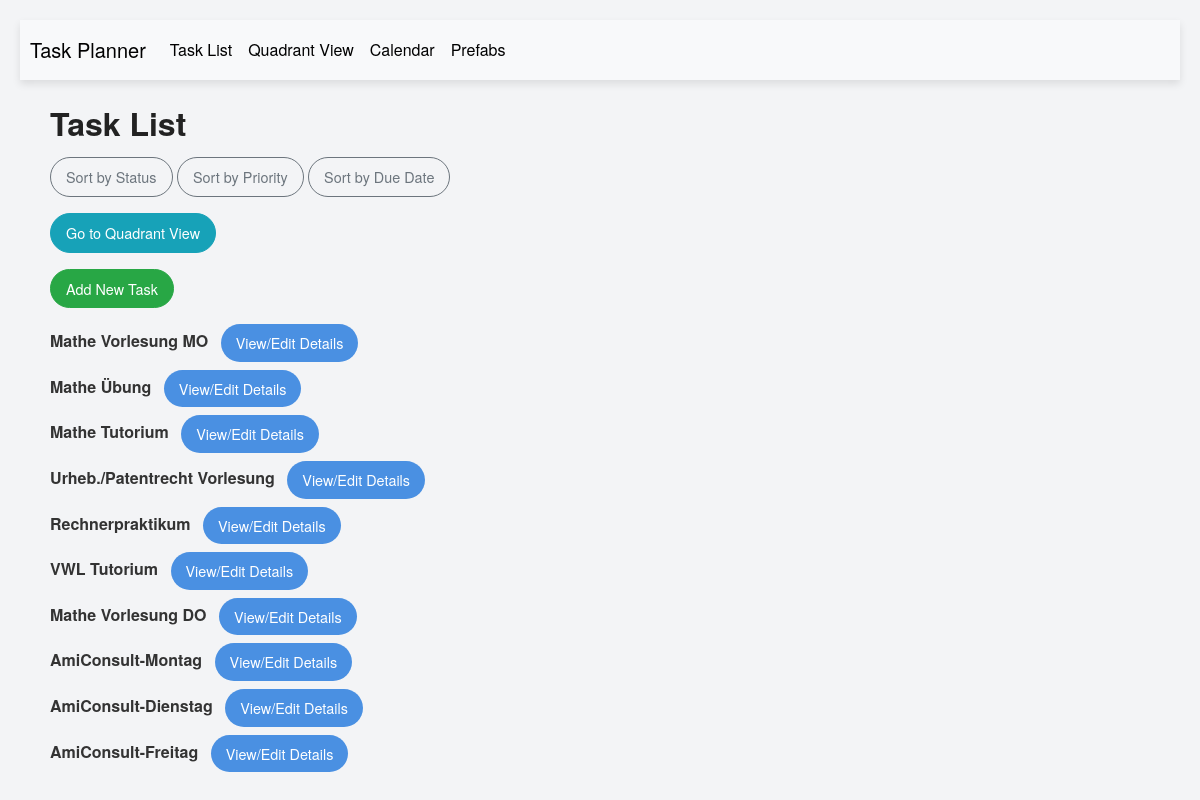
Before: / with the older database file.
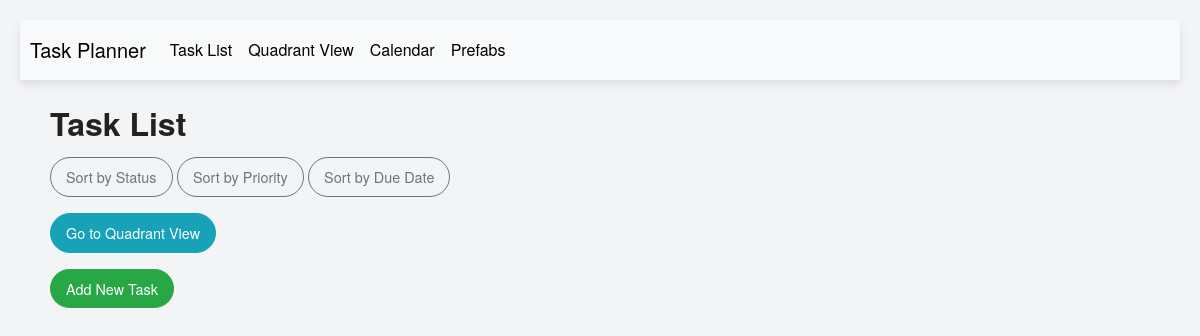
After: the same page with the newer database file.
### app/models.py (models this page shows, shortened)
class Task(db.Model):
    __tablename__ = 'task'
    id = db.Column(db.Integer, primary_key=True)
    title = db.Column(db.String(100), nullable=False)
    description = db.Column(db.String(500))
    due_date = db.Column(db.DateTime, nullable=True)
    estimated_time = db.Column(db.Integer, default=1, nullable=False)
    priority = db.Column(db.Integer, CheckConstraint('priority BETWEEN 1 AND 5'), nullable=True)
    status = db.Column(db.Enum("to do", "doing", "done"), default="to do", nullable=False)
    reminder = db.Column(db.DateTime, nullable=True)
    created_at = db.Column(db.DateTime, default=datetime.utcnow)
    updated_at = db.Column(db.DateTime, onupdate=datetime.utcnow)
    quadrant = db.Column(db.String(50), nullable=True)
    calendar_date = db.Column(db.Date, nullable=True)
    start_time = db.Column(db.Time, nullable=True)
    duration_minutes = db.Column(db.Integer, nullable=True)
    assigned_day = db.Column(db.Integer, nullable=True)
    assigned_hour = db.Column(db.Integer, nullable=True)

### app/routes.py (the view)
@main.route('/')
def index():
    sort_by = request.args.get('sort_by')
    if sort_by == 'status':
        tasks = Task.query.order_by(Task.status).all()
    elif sort_by == 'priority':
        tasks = Task.query.order_by(Task.priority.desc()).all()  # High priority first
    elif sort_by == 'due_date':
        tasks = Task.query.order_by(Task.due_date).all()
    else:
        tasks = Task.query.all()  # Default sorting
    return render_template('index.html', tasks=tasks)

### app/templates/index.html (shortened to what this page needs)
{% extends 'layout.html' %}
{% block main %}
<div class="container">
    <h1 class="mt-4">Task List</h1>
    <div class="mb-3">
        <a href="{{ url_for('main.index', sort_by='status') }}" class="btn btn-outline-secondary btn-sm">Sort by Status</a>
        <a href="{{ url_for('main.index', sort_by='priority') }}" class="btn btn-outline-secondary btn-sm">Sort by Priority</a>
        <a href="{{ url_for('main.index', sort_by='due_date') }}" class="btn btn-outline-secondary btn-sm">Sort by Due Date</a>
    </div>
    <div class="mb-3">
        <a href="{{ url_for('main.quadrant_view') }}" class="btn btn-info">Go to Quadrant View</a>
    </div>
    <button type="button" class="btn btn-success mb-3" data-toggle="modal" data-target="#addTaskModal">
        Add New Task
    </button>
    <ul class="list-unstyled">
        {% for task in tasks %}
        <li class="mb-2" id="task-{{ task.id }}">
            <strong>{{ task.title }}</strong>
            <button type="button" class="btn btn-primary btn-sm ml-2" data-toggle="modal" data-target="#taskModal{{ task.id }}">
                View/Edit Details
            </button>
        </li>
        {% endfor %}
    </ul>
</div>
{% endblock %}

Changed rows visible on the page:
removed Task: title "Mathe Vorlesung MO"
removed Task: title "Mathe Übung"
removed Task: title "Mathe Tutorium"
removed Task: title "Urheb./Patentrecht Vorlesung"
removed Task: title "Rechnerpraktikum"
removed Task: title "VWL Tutorium"
removed Task: title "Mathe Vorlesung DO"
removed Task: title "AmiConsult-Montag"
removed Task: title "AmiConsult-Dienstag"
removed Task: title "AmiConsult-Freitag"
